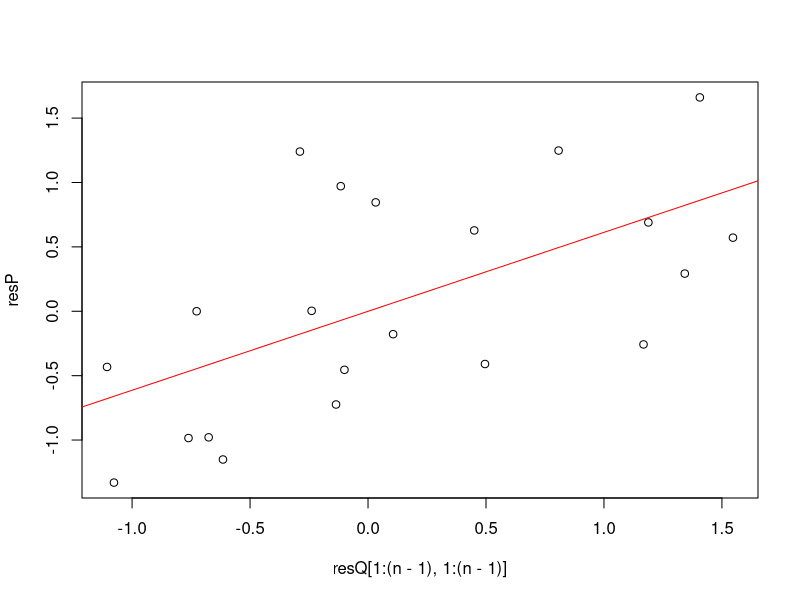

The R source for this figure:
rm(list=ls())
a1<-c(576,1804,1970,2024,2074,2102,2131)
a2<-c(866,1948,2162,2232,2284,2348,NA)
a3<-c(1412,3758,4252,4416,4494,NA,NA)
a4<-c(2286,5292,5724,5850,NA,NA,NA)
a5<-c(1868,3778,4648,NA,NA,NA,NA)
a6<-c(1442,4010,NA,NA,NA,NA,NA)
a7<-c(2044,NA,NA,NA,NA,NA,NA) 
P<-matrix (c(a1,a2,a3,a4,a5,a6,a7),7,7)
P<-t(P)
print(P)
############################################################################################
a1<-c(978,2104,2134,2144,2174,2182,2174)
a2<-c(1844,2552,2466,2480,2508,2454,NA)
a3<-c(2904,4354,4698,4600,4644,NA,NA)
a4<-c(3502,5958,6070,6142,NA,NA,NA)
a5<-c(2812,4882,4852,NA,NA,NA,NA)
a6<-c(2642,4406,NA,NA,NA,NA,NA)
a7<-c(5022,NA,NA,NA,NA,NA,NA) 
I<-matrix (c(a1,a2,a3,a4,a5,a6,a7),7,7)
I<-t(I)
print(I)
############################################################################################
n=7
fP<-c()
for(j in 1:(n-1)){
  a<-sum(P[1:(n-j),j+1])/sum(P[1:(n-j),j])
  fP<-append(fP,a)
}
print(fP)
###
fI<-c()
for(j in 1:(n-1)){
  a<-sum(I[1:(n-j),j+1])/sum(I[1:(n-j),j])
  fI<-append(fI,a)
}
print(fI)
############################################################################################
phiP<-c()
for(j in 1:(n-2)){
  a<-sum(P[1:(n-j),j]*((P[1:(n-j),j+1]/P[1:(n-j),j])-fP[j])*((P[1:(n-j),j+1]/P[1:(n-j),j])-fP[j]))
  a<-a/(n-j-1)
  phiP<-append(phiP,a)
}
phiP<-sqrt(phiP)
b<-min((phiP[n-2]^4)/(phiP[n-3]^2),phiP[n-2]^2,phiP[n-3]^2)
phiP<-append(phiP,sqrt(b))
print(phiP)
###
phiI<-c()
for(j in 1:(n-2)){
  a<-sum(I[1:(n-j),j]*((I[1:(n-j),j+1]/I[1:(n-j),j])-fI[j])*((I[1:(n-j),j+1]/I[1:(n-j),j])-fI[j]))
  a<-a/(n-j-1)
  phiI<-append(phiI,a)
}
phiI<-sqrt(phiI)
b<-min((phiI[n-2]^4)/(phiI[n-3]^2),phiI[n-2]^2,phiI[n-3]^2)
phiI<-append(phiI,sqrt(b))
print(phiI)
############################################################################################
Q<-I/P
print(Q)
fQ<-c()
for(j in 1:(n)){
  a<-sum(I[1:(n-j+1),j])/sum(P[1:(n-j+1),j])
  fQ<-append(fQ,a)
}
print(fQ)
###
phiQP<-c()
for(j in 1:(n-1)){
  a<-sum(P[1:(n-j+1),j]*(Q[1:(n-j+1),j]-fQ[j])*(Q[1:(n-j+1),j]-fQ[j]))
  a<-a/(n-j)
  phiQP<-append(phiQP,a)
}
phiQP<-sqrt(phiQP)
print(phiQP)
###
resQ<-Q
print(resQ)
for (i in 1:n){
  for (j in 1:(n-i+1)){
    resQ[i,j]<-((Q[i,j]-fQ[j])*sqrt(P[i,j]))/phiQP[j]
  }
}
print(resQ)
############################################################################################
P2<-matrix(nrow=(n-1),ncol=(n-1))
for (i in 1:(n-1)){
  for (j in 1:(n-1)){
    P2[i,j]<-P[i,j+1]/P[i,j]
  }
}
print(P2)
###
resP<-matrix(nrow=(n-1),ncol=(n-1))
for (i in 1:(n-1)){
  for (j in 1:(n-1)){
    resP[i,j]<-(((P[i,j+1]/P[i,j])-fP[j])*sqrt(P[i,j]))/phiP[j]
  }
}
print(resP)
############################################################################################
a<-0
b<-0
for (i in 1:(n-1)){
  for (j in 1:(n-i)){
    a<-a+(resP[i,j]*resQ[i,j])
    b<-b+(resQ[i,j]*resQ[i,j])
  }
}
lambdaP<-a/b
############################################################################################
x<-seq(-2,2,0.1)
y<-lambdaP*x
plot(resQ[1:(n-1),1:(n-1)],resP)
lines(x, y, col="red")
############################################################################################
phiQI<-c()
for(j in 1:(n-1)){
  a<-sum(I[1:(n-j+1),j]*(1/Q[1:(n-j+1),j]-1/fQ[j])*(1/Q[1:(n-j+1),j]-1/fQ[j]))
  a<-a/(n-j)
  phiQI<-append(phiQI,a)
}
phiQI<-sqrt(phiQI)
print(phiQI)
############################################################################################
I2<-matrix(nrow=(n-1),ncol=(n-1))
for (i in 1:(n-1)){
  for (j in 1:(n-1)){
    I2[i,j]<-I[i,j+1]/I[i,j]
  }
}
print(I2)
###
resI<-matrix(nrow=(n-1),ncol=(n-1))
for (i in 1:(n-1)){
  for (j in 1:(n-1)){
    resI[i,j]<-(((I[i,j+1]/I[i,j])-fI[j])*sqrt(I[i,j]))/phiI[j]
  }
}
print(resI)
###
resQ2<-Q
for (i in 1:n){
  for (j in 1:(n-i+1)){
    resQ2[i,j]<-((1/Q[i,j]-1/fQ[j])*sqrt(I[i,j]))/phiQI[j]
  }
}
print(resQ2)
############################################################################################
a2<-0
b2<-0
for (i in 1:(n-1)){
  for (j in 1:(n-i)){
    a2<-a2+(resI[i,j]*resQ2[i,j])
    b2<-b2+(resQ2[i,j]*resQ2[i,j])
  }
}
lambdaI<-a2/b2
print(lambdaI)

############################################################################################
UP<-P
UI<-I
DP<-matrix(nrow=(n),ncol=(n-1))
DI<-matrix(nrow=(n),ncol=(n-1))
for (k in (n+1):(2*n-1)){
  for (i in 2:n){
    for (j in (1:(n-1))){
      if ((i+j)==k){
        DP[i,j]<-fP[j]+lambdaP*phiP[j]*((UI[i,j]/UP[i,j])-fQ[j])/phiQP[j]
        UP[i,(j+1)]<-UP[i,j]*DP[i,j]
        DI[i,j]<-fI[j]+lambdaI*phiI[j]*((UP[i,j]/UI[i,j])-1/fQ[j])/phiQI[j]
        UI[i,(j+1)]<-UI[i,j]*DI[i,j]
      }
    }
  }
}
print(DP)
print(UP)
print(DI)
print(UI)
############################################################################################












